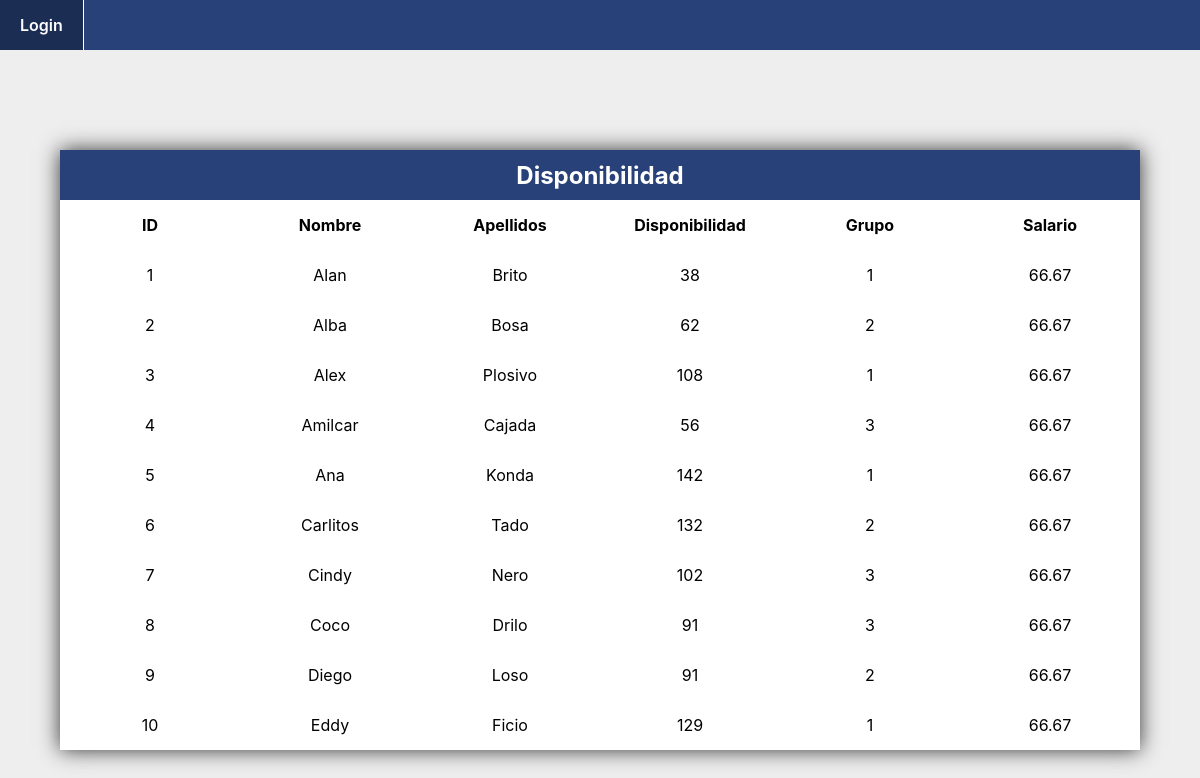
The page / on the database its author committed.
### tables this page shows
CREATE TABLE `trabajadores`(
	`id_trabajador` INT UNSIGNED AUTO_INCREMENT
	,`nombre_real` VARCHAR(255)
	,`nombre` VARCHAR(255)
	,`apellidos` VARCHAR(255)
	,`disponibilidad` INT DEFAULT 100
    ,`grupo` TINYINT UNSIGNED DEFAULT 0
    ,`salario` VARCHAR(5) DEFAULT 66.67
    ,`baja` TINYINT DEFAULT 0
    ,PRIMARY KEY (`id_trabajador`));

### index.php (the view, shortened to what this page needs)
<!DOCTYPE html>
<html lang="es">
<head>
    <link rel="stylesheet" href="css/styles.css" type="text/css" media="all">
</head>
<body>
    <header>
        <nav class="menu">
            <ul>
                <li><a href="admin/administrar_trabajadores.php">Login</a></li>
            </ul>
        </nav>
    </header>
    <?php
    include("conexionbd.php");
    $trabajadores = $bd->prepare("SELECT `id_trabajador`, `nombre`, `apellidos`, `disponibilidad` , `grupo` , `salario` FROM `trabajadores` WHERE `baja`= ? ");
    $trabajadores->bind_param('i', $baja);
    $trabajadores->bind_result($id_trabajador, $nombre_trabajador, $apellidos_trabajador, $disponibilidad_trabajador, $grupo_trabajador, $salario_trabajador);
    $trabajadores->execute();
    ?>
    <div class="contenedor_tabla">
        <div class="contenedor_titulo">Disponibilidad</div>
        <div class="grid_header">ID</div>
        <div class="grid_header">Nombre</div>
        <div class="grid_header">Apellidos</div>
        <div class="grid_header">Disponibilidad</div>
        <div class="grid_header">Grupo</div>
        <div class="grid_header">Salario</div>
        <?php
        while ($trabajadores->fetch()) {
            echo "
            <div class=grid_items>" . $id_trabajador . "</div>
            <div class=grid_items>" . $nombre_trabajador . "</div>
            <div class=grid_items>" . $apellidos_trabajador . "</div>
            <div class=grid_items>" . $disponibilidad_trabajador . "</div>
            <div class=grid_items>" . $grupo_trabajador . "</div>
            <div class=grid_items>" . $salario_trabajador . "</div>
            ";
        }
        ?>
    </div>
</body>
</html>

### css/styles.css (style rules this page uses)
* { margin: 0; padding: 0; list-style: none; text-decoration: none; border: none; outline: none; }
:root { --color_principal_fondo: rgb(238, 238, 238); --color_cabeceras: rgb(40,65,120,1); --color_fondo_tabla: #ffffff; --color_letras_botones_titulos: #fff; --color_boton_form: rgb(48, 80, 150); }
body { background-color: var(--color_principal_fondo); font-family: -apple-system, BlinkMacSystemFont, 'Segoe UI', Roboto, Oxygen, Ubuntu, Cantarell, 'Open Sans', 'Helvetica Neue', sans-serif; }
.menu ul { margin: 0; list-style: none; padding: 0; display: flex; background: var(--color_cabeceras); }
.menu li a { display: block; padding: 15px 20px; color: #fff; text-decoration: none; font-weight: 600; font-size: 1.0em; }
.menu li { border-right: 1px solid #fff; }
.contenedor_tabla { width: 90%; background-color: var(--color_fondo_tabla); margin: 100px auto; box-shadow: 0 0 20px #333; display: grid; grid-template-columns: repeat(6, 1fr); grid-auto-rows: 50px; }
.contenedor_titulo { grid-column-start: 1; grid-column-end: 7; background: var(--color_cabeceras); display: flex; align-items: center; justify-content: center; color: var(--color_letras_botones_titulos); font-weight: bold; font-size: 1.5em; }
.grid_header, .grid_items { display:flex; justify-content: center; align-items: center; }
.grid_header { font-weight: bold; }

### rows shown on the page
trabajadores: id_trabajador "1", nombre "Alan", apellidos "Brito", disponibilidad "38", grupo "1", salario "66.67"
trabajadores: id_trabajador "2", nombre "Alba", apellidos "Bosa", disponibilidad "62", grupo "2", salario "66.67"
trabajadores: id_trabajador "3", nombre "Alex", apellidos "Plosivo", disponibilidad "108", grupo "1", salario "66.67"
trabajadores: id_trabajador "4", nombre "Amilcar", apellidos "Cajada", disponibilidad "56", grupo "3", salario "66.67"
trabajadores: id_trabajador "5", nombre "Ana", apellidos "Konda", disponibilidad "142", grupo "1", salario "66.67"
trabajadores: id_trabajador "6", nombre "Carlitos", apellidos "Tado", disponibilidad "132", grupo "2", salario "66.67"
trabajadores: id_trabajador "7", nombre "Cindy", apellidos "Nero", disponibilidad "102", grupo "3", salario "66.67"
trabajadores: id_trabajador "8", nombre "Coco", apellidos "Drilo", disponibilidad "91", grupo "3", salario "66.67"
trabajadores: id_trabajador "9", nombre "Diego", apellidos "Loso", disponibilidad "91", grupo "2", salario "66.67"
trabajadores: id_trabajador "10", nombre "Eddy", apellidos "Ficio", disponibilidad "129", grupo "1", salario "66.67"
